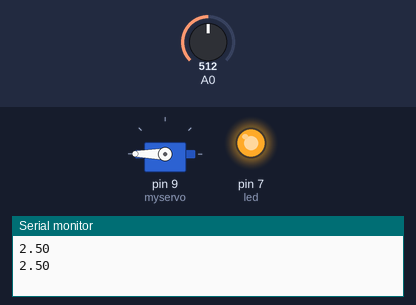
The sketch below on a simulated Arduino Uno, built with avr-gcc and run on an emulated ATmega328P. Shown: servo, output pins drawn as LEDs (lit = HIGH), the last lines printed to the serial monitor. Inputs (shaded band) come from the test bench; at power-on: A0 = 512.

Above: at 2.0 s.
2.1 s: A0 set to 66
3.8 s: A0 set to 57
At 6.1 s:
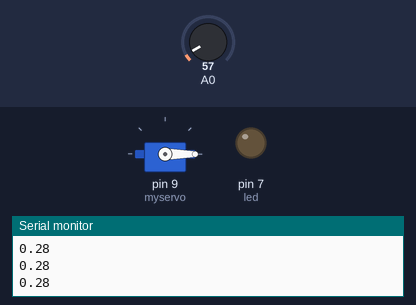
6.5 s: A0 set to 122
At 7.7 s:
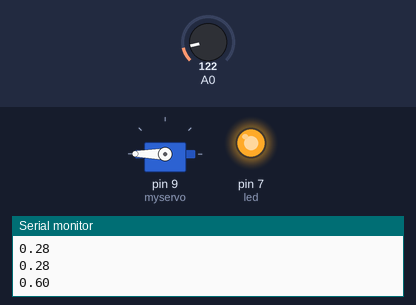
8.3 s: A0 set to 0
At 9.6 s:
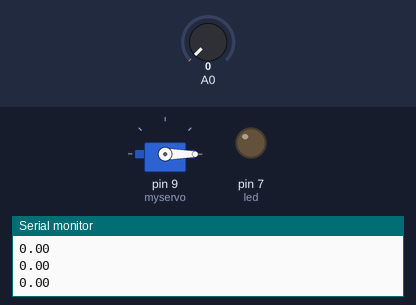
Timing chart, 0 to 11.3 s (numbered marks = the images above; inputs shaded):
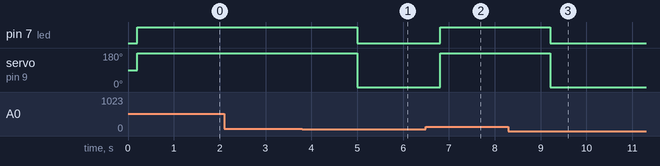

The sketch:

EMG-Servo_3_positions-LED.ino
```cpp
#include <Servo.h>
Servo myservo;  // create servo object to control a servo

const int led = 7;

// the setup routine runs once when you press reset:
void setup() {
  myservo.attach(9);  // attaches the servo on pin 9 to the servo object

  // initialize serial communication at 9600 bits per second:
  Serial.begin(9600);
   pinMode(led, OUTPUT);

}

// the loop routine runs over and over again forever:
void loop() {

  // read the input on analog pin 0:
  int sensorValue = analogRead(A0);
  // Convert the analog reading (which goes from 0 - 1023) to a voltage (0 - 5V):
  float voltage = sensorValue * (5.0 / 1023.0);
  // print out the value you read:
  Serial.println(voltage);
  delay(200);        // delay in between reads for stability

  if ( voltage > 0.3) {
    digitalWrite(led, HIGH);
    myservo.write(180);
    delay(1000);
  }
else{
  digitalWrite(led,LOW);
  myservo.write(0);

}
     }
```

Measured:
- the behaviour switches between 62 and 61 on A0 (found by bisection; images 0 and 1)
- after the input at 3.8 s, pin 7 (led): HIGH → LOW after 1.2 s; servo on pin 9 (myservo): 180° → 0° after 1.2 s
- after the input at 6.5 s, pin 7 (led): LOW → HIGH after 0.31 s; servo on pin 9 (myservo): 0° → 180° after 0.31 s
- after the input at 8.3 s, pin 7 (led): HIGH → LOW after 0.91 s; servo on pin 9 (myservo): 180° → 0° after 0.91 s
